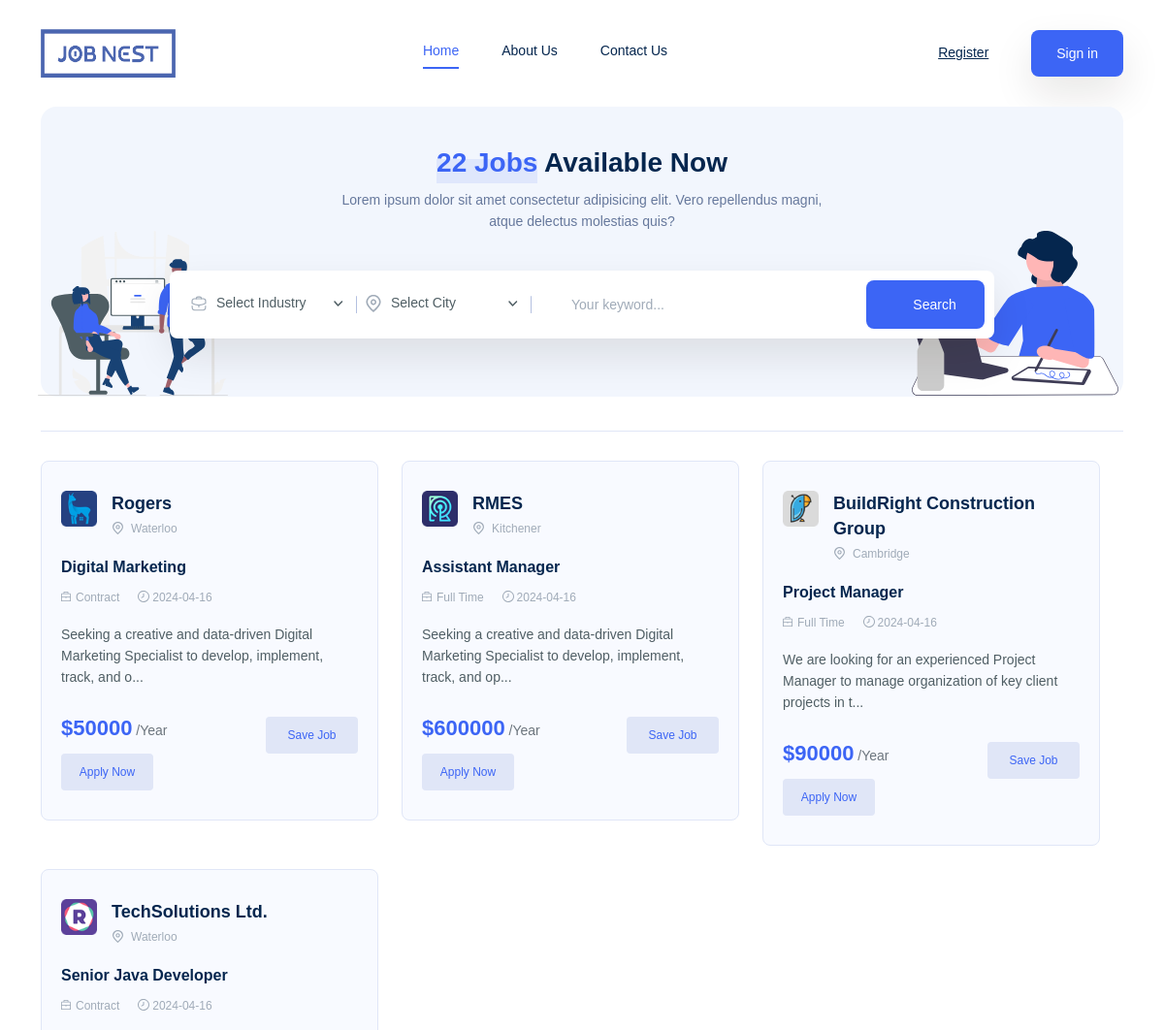
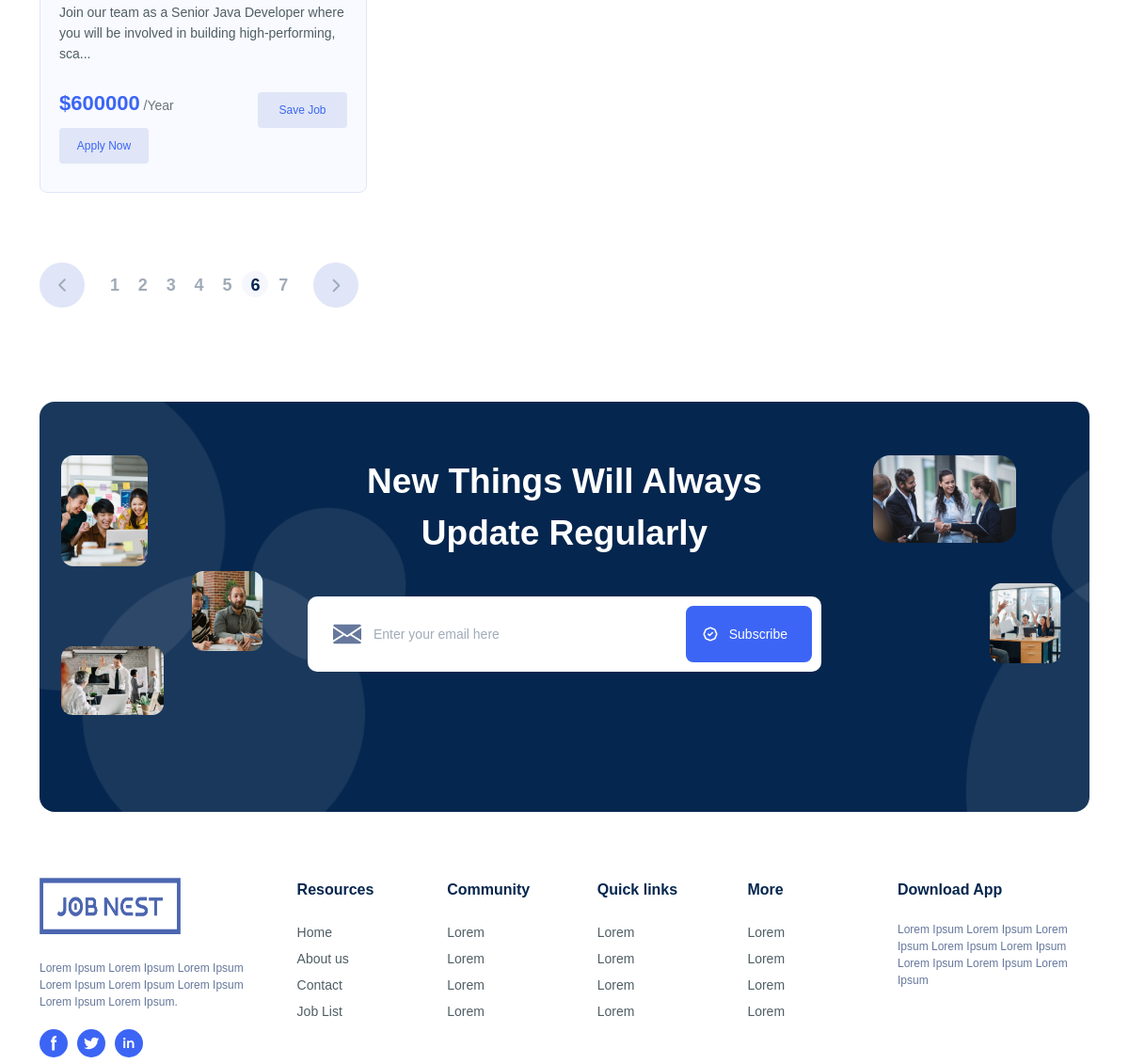
The app's page /joblist.php with its own data (2 pictures, top to bottom).
### tables this page shows
CREATE TABLE `tbl_jobs` (
  `Job_id` int(11) NOT NULL,
  `Company` varchar(50) NOT NULL,
  `Logo` varchar(255) NOT NULL,
  `Title` varchar(50) NOT NULL,
  `Description` varchar(250) NOT NULL,
  `Location` varchar(250) NOT NULL,
  `Salary` float NOT NULL,
  `Industry` varchar(50) NOT NULL,
  `Job_type` varchar(50) NOT NULL,
  `Job_level` varchar(50) NOT NULL,
  `Experience` int(11) NOT NULL,
  `Deadline` date NOT NULL,
  `Posted_at` date NOT NULL,
  `User_id` int(11) NOT NULL,
  `Status` int(11) NOT NULL
);

### joblist.php (the view, shortened to what this page needs)
<?php
	include ('include/head.php');
	include ('include/header.php');
  require('include/config.php');
?>
<main class="main">
  <section class="section-box-2">
    <div class="container">
      <div class="banner-hero banner-single banner-single-bg">
        <div class="block-banner text-center">
          <h3 class="wow animate__animated animate__fadeInUp"><span class="color-brand-2">22 Jobs</span> Available Now</h3>
          <div class="font-sm color-text-paragraph-2 mt-10 wow animate__animated animate__fadeInUp" data-wow-delay=".1s">Lorem ipsum dolor sit amet consectetur adipisicing elit. Vero repellendus magni, <br class="d-none d-xl-block">atque delectus molestias quis?</div>
          <div class="form-find text-start mt-40 wow animate__animated animate__fadeInUp" data-wow-delay=".2s">
            <form method="GET" action="">
              <div class="box-industry">
              </div>
              <input name="keyword" class="form-input input-keysearch mr-10" type="text" placeholder="Your keyword... ">
              <button class="btn btn-default btn-find font-sm" type="submit">Search</button>
            </form>
          </div>
        </div>
      </div>
    </div>
  </section>
  <section class="section-box mt-30">
    <div class="container">
      <div class="row flex-row-reverse">
        <div class="col-lg-12 col-md-12 col-sm-12 col-12 float-right">
          <div class="content-page">
            <div class="box-filters-job">
            </div>
            <div class="row">
              <?php
                $sql = "SELECT * FROM tbl_jobs WHERE Status=1 AND 1";
                $result = mysqli_query($dbconnection, $sql);
                function truncate_description($text, $maxChars = 100) {
                  if (strlen($text) > $maxChars) {
                      $text = substr($text, 0, $maxChars) . '...';
                  }
                  return $text;
                }
                if (mysqli_num_rows($result) > 0) {
                  $jobCount = 0;
                  echo '<div class="row">';
                  while ($row = mysqli_fetch_assoc($result)) {
                      $jobCount++;
              ?>
              <div class="col-xl-4 col-lg-4 col-md-6 col-sm-12 col-12">
                  <div class="card-grid-2 hover-up">
                      <div class="card-grid-2-image-left">
                          <div class="image-box"><img src="<?php echo $row['Logo']; ?>" alt="<?php echo $row['Company']; ?>"></div>
                          <div class="right-info">
                              <a class='name-job' href='jobdetails.php?job_id=<?php echo $row['Job_id']; ?>'><?php echo $row['Company']; ?></a>
                              <span class="location-small"><?php echo $row['Location']; ?></span>
                          </div>
                      </div>
                      <div class="card-block-info">
                          <h6><a href='jobdetails.php?job_id=<?php echo $row['Job_id']; ?>'><?php echo $row['Title']; ?></a></h6>
                          <div class="mt-5">
                              <span class="card-briefcase"><?php echo $row['Job_type']; ?></span>
                              <span class="card-time"><?php echo $row['Posted_at'];  ?></span>
                          </div>
                          <p class="font-sm color-text-paragraph mt-15"><?php echo truncate_description($row['Description']); ?></p>
                          <div class="card-2-bottom mt-30">
                              <div class="row">
                                  <div class="col-lg-7 col-7">
                                      <span class="card-text-price">$<?php echo $row['Salary']; ?></span>
                                      <span class="text-muted">/Year</span>
                                  </div>
                                  <div class="col-lg-5 col-5 text-end">
                                      <div><a class="btn btn-apply-now" href="save_job_action.php?job_id=<?php echo $row['Job_id']; ?>">Save Job</a></div>
                                  </div>
                              </div>
                              <div class="row">
                                  <div class="col-lg-12 col-12">
                                      <div><a class="btn btn-apply-now" href="jobdetails.php?job_id=<?php echo $row['Job_id']; ?>">Apply now</a></div>
                                  </div>
                              </div>
                          </div>
                      </div>
                  </div>
              </div>
              <?php
                      if ($jobCount % 3 == 0) {
                          echo '</div><div class="row">';
                      }
                  }
                  if ($jobCount % 3 != 0) {
                      echo '</div>';
                  }
              } else {
                  echo '<p>No job postings available at the moment.</p>';
              }
              ?>
              <div class="col-xl-4 col-lg-4 col-md-6 col-sm-12 col-12">
              </div>
            </div>
          </div>
          <div class="paginations">
            <ul class="pager">
              <li><a class="pager-prev" href="#"></a></li>
              <li><a class="pager-number" href="#">1</a></li>
              <li><a class="pager-number" href="#">2</a></li>
              <li><a class="pager-number" href="#">3</a></li>
              <li><a class="pager-number" href="#">4</a></li>
              <li><a class="pager-number" href="#">5</a></li>
              <li><a class="pager-number active" href="#">6</a></li>
              <li><a class="pager-number" href="#">7</a></li>
              <li><a class="pager-next" href="#"></a></li>
            </ul>
          </div>
        </div>
      </div>
    </div>
  </section>
  <section class="section-box mt-50 mb-20">
    <div class="container">
      <div class="box-newsletter">
        <div class="row">
          <div class="col-xl-3 col-12 text-center d-none d-xl-block"><img src="dist/images/about/newsletter-left.png" alt="joxBox"></div>
          <div class="col-lg-12 col-xl-6 col-12">
            <h2 class="text-md-newsletter text-center">New Things Will Always<br> Update Regularly</h2>
            <div class="box-form-newsletter mt-40">
              <form class="form-newsletter">
                <input class="input-newsletter" type="text" value="" placeholder="Enter your email here">
                <button class="btn btn-default font-heading icon-send-letter">Subscribe</button>
              </form>
            </div>
          </div>
          <div class="col-xl-3 col-12 text-center d-none d-xl-block"><img src="dist/images/about/newsletter-right.png" alt="joxBox"></div>
        </div>
      </div>
    </div>
  </section>
</main>
<?php
		include ('include/footer.php');
?>
	</body>
</html>

### records on screen
tbl_jobs: Logo (picture), Company "Rogers", Location "Waterloo", Title "Digital Marketing", Job_type "Contract", Posted_at "2024-04-16", Description "Seeking a creative and data-driven Digital Marketing Specialist to develop, implement, track, and o...", Salary "50000"
tbl_jobs: Logo (picture), Company "RMES", Location "Kitchener", Title "Assistant Manager", Job_type "Full Time", Posted_at "2024-04-16", Description "Seeking a creative and data-driven Digital Marketing Specialist to develop, implement, track, and op...", Salary "600000"
tbl_jobs: Logo (picture), Company "BuildRight Construction Group", Location "Cambridge", Title "Project Manager", Job_type "Full Time", Posted_at "2024-04-16", Description "We are looking for an experienced Project Manager to manage organization of key client projects in t...", Salary "90000"
tbl_jobs: Logo (picture), Company "TechSolutions Ltd.", Location "Waterloo", Title "Senior Java Developer", Job_type "Contract", Posted_at "2024-04-16", Description "Join our team as a Senior Java Developer where you will be involved in building high-performing, sca...", Salary "600000"
